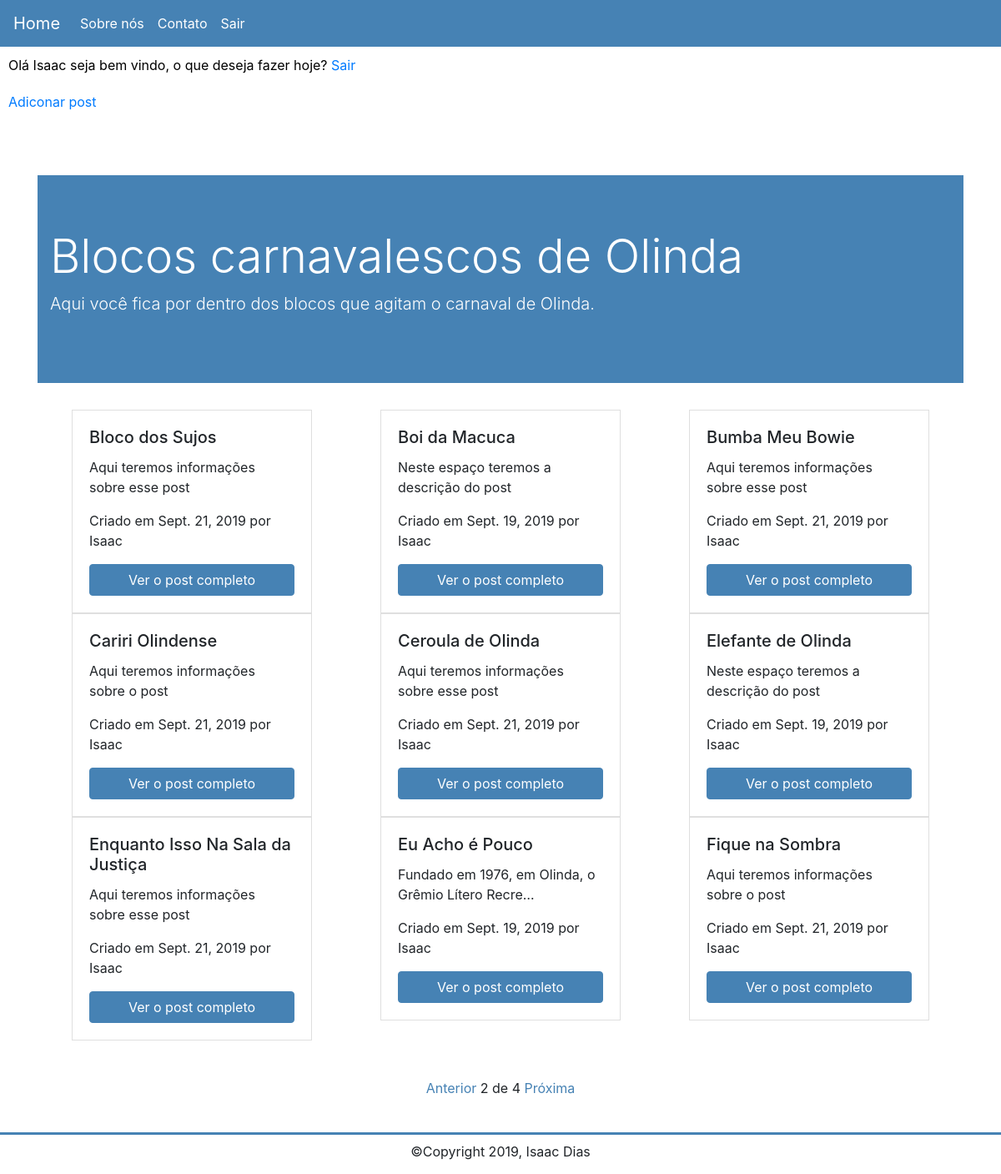
Page /?page=2 (signed in) on the committed database.
### blog/models.py (models this page shows, shortened)
class Post(models.Model):
    STATUS = (
        ('active', 'Ativo'),
        ('draft', 'Rascunho')
    )
    title = models.CharField(max_length=200)
    body = models.TextField()
    image = models.FileField(upload_to = '', null=True, blank= True)
    author = models.ForeignKey(User, on_delete=models.CASCADE)
    slug= models.SlugField()
    created_at = models.DateField(auto_now_add=True)
    updated_at = models.DateField(auto_now=True)
    status = models.CharField(max_length=15, choices=STATUS)

### blog/views.py (the view)
# urls.py: path('', views.post_list, name='post_list'),
def post_list(request):
	post_list = Post.objects.all().order_by('title')
	paginator = Paginator(post_list, 9)
	page = request.GET.get('page')
	posts = paginator.get_page(page)
	return render(request, 'blog/post_list.html', {'posts':posts})

### blog/templates/blog/post_list.html (shortened to what this page needs)
{% extends 'blog/base.html' %}
{% block content %}
<div class="container">
    <div class="jumbotron jumbotron-fluid">
        <div class="container">
            <h1 class="display-4">Blocos carnavalescos de Olinda</h1>
            <p class="lead">Aqui você fica por dentro dos blocos que agitam o carnaval de Olinda.</p>
        </div>
    </div>
    <div class="row">
        {% for post in posts %}
        <div class="col">
            <div class="card" style="width: 18rem;">
                <div class="card-body">
                    <h5 class="card-title">{{ post.title }}</h5>
                    <p class="card-text">{{ post.body |truncatechars:50}}</p>
                    <p>Criado em {{ post.created_at }} por {{ post.author }}</p>
                    <a href="{% url 'blog:post_detail' post.slug %}" class="btn btn-primary">Ver o post completo</a>
                </div>
            </div>
        </div>
        {% endfor %}
    </div>
    <div class="pagination">
        <span class="step-links">
            {% if posts.has_previous %}
            <a href="?page={{ posts.previous_page_number }}">Anterior</a>
            {% endif %}
            <span class="current">
                {{posts.number}} de {{posts.paginator.num_pages}}
            </span>
            {% if posts.has_next %}
            <a href="?page={{ posts.next_page_number }}">Próxima</a>
            {% endif %}
        </span>
    </div>
</div>
{% endblock %}

### blog/templates/blog/base.html (shortened to what this page needs)
{% load static %}
<!DOCTYPE html>
<html lang="en">
<head>
    <link rel="stylesheet" href="https://maxcdn.bootstrapcdn.com/bootstrap/4.0.0/css/bootstrap.min.css"
>
    <link rel="stylesheet" href="{% static 'css/styles.css' %}">
</head>
<body>
    <nav class="navbar navbar-expand-lg navbar-light">
        <a class="navbar-brand" href="{% url 'blog:post_list' %}">Home</a>
        <div class="collapse navbar-collapse" id="navbarNav">
            <ul class="navbar-nav">
                <li class="nav-item">
                    <a class="nav-link" href="{% url 'blog:about' %}">Sobre nós</a>
                </li>
                <li class="nav-item">
                    <a class="nav-link" href="{% url 'blog:contact' %}">Contato</a>
                </li>
                {% if user.is_authenticated %}
                <li class="nav-item">
                    <a class="nav-link" href="{% url 'logout' %}">Sair</a>
                </li>
                {% else %}
                <li class="nav-item">
                    <a class="nav-link" href="{% url 'login' %}">Login</a>
                </li>
                {% endif %}
            </ul>
        </div>
    </nav>
    <div class="row">
        {% if user.is_authenticated %}
        <p class="logged-in-p">
            Olá {{user.username}} seja bem vindo, o que deseja fazer hoje?
            <span class="sair"><a href="{% url 'logout' %}">Sair</a></span>
        </p>
        <div class="submenu-auth">
            <span><a href="{% url 'blog:post_create' %}">Adiconar post</a></span>
        </div>
        {% endif %}
        {% block content %}
        {% endblock %}
    </div>
<footer>
    <span class="copy">&copy;Copyright 2019, Isaac Dias</span>
</footer>
</body>
</html>

### blog/static/css/styles.css (style rules this page uses)
.row { margin-left: 0; margin-right: 0; }
.col { padding-left: 0; padding-right: 0; }
.navbar { background-color: #4682B4; }
.navbar .navbar-brand { color: #FFF; }
.navbar .nav-item .nav-link { color: #FFF; transition: .5s; }
.submenu-auth { background-color: #FFF; position: relative; top: -16px; width: 100%; padding: 10px; }
.card { margin: auto; border-radius: 0; }
.card .btn-primary { background-color: #4682B4; border-color: #4682B4; }
.row .jumbotron { background-color: #4682B4; color: #FFF; margin-top: 50px; }
.card .btn.btn-primary { margin: auto; display: block; }
.logged-in-p { color: #000000; padding: 10PX; width: 100%; }
.container .step-links { display: block; width: 200px; margin: 30px auto; height: 50px; position: relative; text-align: center; padding-top: 15px; }
.step-links a { color: #4682b4; transition: .5s; }
body footer { height: 50px; position: relative; border-top: 3px solid #4682B4; }
footer .copy { position: absolute; bottom: 15px; margin: auto; width: 100%; text-align: center; }

### rows in the picture
Post: title "Bloco dos Sujos", body "Aqui teremos informações sobre esse post", created_at "Sept. 21, 2019", author "Isaac"
Post: title "Boi da Macuca", body "Neste espaço teremos a descrição do post", created_at "Sept. 19, 2019", author "Isaac"
Post: title "Bumba Meu Bowie", body "Aqui teremos informações sobre esse post", created_at "Sept. 21, 2019", author "Isaac"
Post: title "Cariri Olindense", body "Aqui teremos informações sobre o post", created_at "Sept. 21, 2019", author "Isaac"
Post: title "Ceroula de Olinda", body "Aqui teremos informações sobre esse post", created_at "Sept. 21, 2019", author "Isaac"
Post: title "Elefante de Olinda", body "Neste espaço teremos a descrição do post", created_at "Sept. 19, 2019", author "Isaac"
Post: title "Enquanto Isso Na Sala da Justiça", body "Aqui teremos informações sobre esse post", created_at "Sept. 21, 2019", author "Isaac"
Post: title "Eu Acho é Pouco", body "Fundado em 1976, em Olinda, o Grêmio Lítero Recre…", created_at "Sept. 19, 2019", author "Isaac"
Post: title "Fique na Sombra", body "Aqui teremos informações sobre o post", created_at "Sept. 21, 2019", author "Isaac"

### other values in the picture
{{ user.username }} "Isaac"
{{ posts.number }} "2"
{{ posts.paginator.num_pages }} "4"
